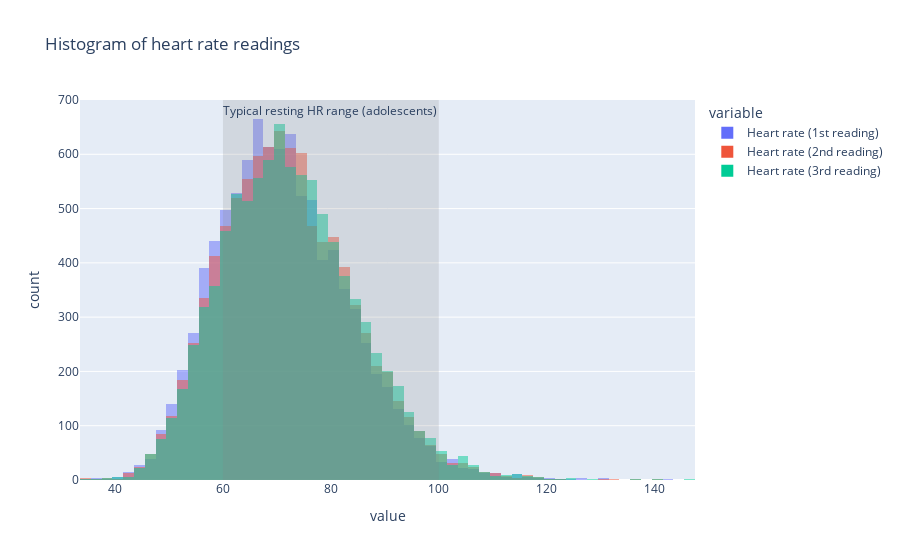

The cell this chart's notebook holds for it:
### Code cell
# Heart rate data
fig = px.histogram(nhanesDataBp,
                   x=['Heart rate (1st reading)', 'Heart rate (2nd reading)', 'Heart rate (3rd reading)'],
                   title='Histogram of heart rate readings',
                   barmode='overlay',
                   nbins=100,
                   # marginal='box' # Can be turned on to explore box plots as well (should comment out vrect below if turned on)
                   )
fig.add_vrect(x0=60, x1=100,
              annotation_text="Typical resting HR range (adolescents)", 
              annotation_position="top right",
              fillcolor="grey", 
              opacity=0.2, 
              line_width=0)

fig.show()

### Figure 1 — Plotly figure (JSON) as saved in the notebook; plotly's stock layout.template omitted (floating-point values rounded to 4 significant figures; data arrays with more than 128 entries replaced by an {"elided": "..."} marker saying what was removed)
{"data": [{"alignmentgroup": "True", "bingroup": "x", "hovertemplate": "variable=Heart rate (1st reading)<br>value=%{x}<br>count=%{y}<extra></extra>", "legendgroup": "Heart rate (1st reading)", "marker": {"color": "#636efa", "opacity": 0.5, "pattern": {"shape": ""}}, "name": "Heart rate (1st reading)", "nbinsx": 100, "offsetgroup": "Heart rate (1st reading)", "orientation": "v", "showlegend": true, "type": "histogram", "visible": true, "x": {"elided": "11656 int values"}, "xaxis": "x", "yaxis": "y"}, {"alignmentgroup": "True", "bingroup": "x", "hovertemplate": "variable=Heart rate (2nd reading)<br>value=%{x}<br>count=%{y}<extra></extra>", "legendgroup": "Heart rate (2nd reading)", "marker": {"color": "#EF553B", "opacity": 0.5, "pattern": {"shape": ""}}, "name": "Heart rate (2nd reading)", "nbinsx": 100, "offsetgroup": "Heart rate (2nd reading)", "orientation": "v", "showlegend": true, "type": "histogram", "visible": true, "x": {"elided": "11656 int values"}, "xaxis": "x", "yaxis": "y"}, {"alignmentgroup": "True", "bingroup": "x", "hovertemplate": "variable=Heart rate (3rd reading)<br>value=%{x}<br>count=%{y}<extra></extra>", "legendgroup": "Heart rate (3rd reading)", "marker": {"color": "#00cc96", "opacity": 0.5, "pattern": {"shape": ""}}, "name": "Heart rate (3rd reading)", "nbinsx": 100, "offsetgroup": "Heart rate (3rd reading)", "orientation": "v", "showlegend": true, "type": "histogram", "visible": true, "x": {"elided": "11656 int values"}, "xaxis": "x", "yaxis": "y"}], "layout": {"annotations": [{"showarrow": false, "text": "Typical resting HR range (adolescents)", "x": 100, "xanchor": "right", "xref": "x", "y": 1, "yanchor": "top", "yref": "y domain"}], "autosize": true, "barmode": "overlay", "legend": {"title": {"text": "variable"}, "tracegroupgap": 0}, "shapes": [{"fillcolor": "grey", "line": {"width": 0}, "opacity": 0.2, "type": "rect", "x0": 60, "x1": 100, "xref": "x", "y0": 0, "y1": 1, "yref": "y domain"}], "title": {"text": "Histogram of heart rate readings"}, "xaxis": {"anchor": "y", "autorange": true, "domain": [0, 1], "range": [33.5, 147.5], "title": {"text": "value"}, "type": "linear"}, "yaxis": {"anchor": "x", "autorange": true, "domain": [0, 1], "range": [0, 700], "title": {"text": "count"}}}}
